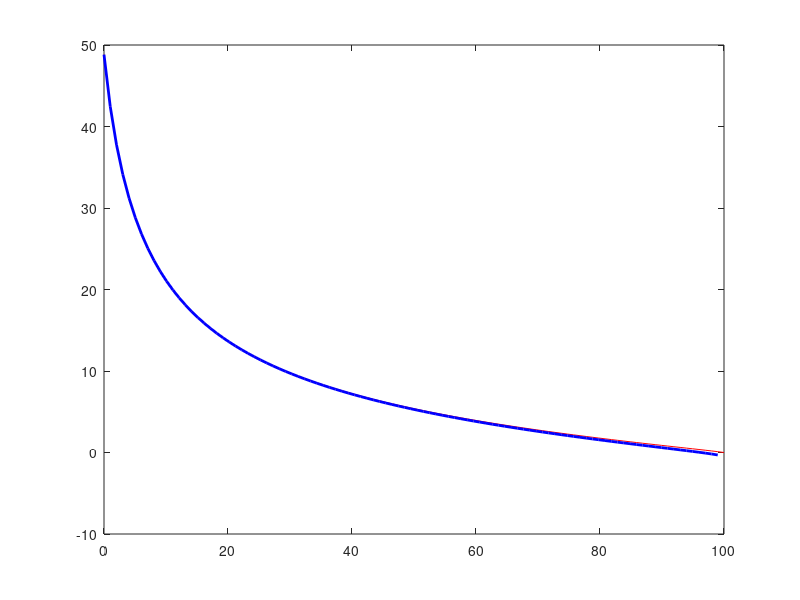

Write MATLAB code to recreate this figure. (Note: this script raises an error after producing the figure.)
function reb_4_5_2_calculations
    % Given
    k1 = 3.37; % lbmol/h/ft^3/atm^-0.55
    K1 = 12.0;
    y_H2O_0 = 0.75;
    y_CO_0 = 0.24;
    y_CO2_0 = 0.01;
    P = 10; % atm
    T = 675; % K
    R = 0.08206; % L atm/mol/K

    % Basis
    V = 1.0; % L

    % Calculate the initial moles of each reagent, eqns 4 - 7
    n_CO_0 = y_CO_0*P*V/R/T;
    n_H2O_0 = y_H2O_0*P*V/R/T;
    n_CO2_0 = y_CO2_0*P*V/R/T;
    n_H2_0 = 0;

    % Create vectors for plot data
    f_CO = linspace(0.0,1.0,100).';
    r_m0 = nan(100,1);
    r_m1 = nan(100,1);

    % calculate the predicted rates at each conversion
    for i = 1:100
        % calculate the moles of CO, eqn 8
        n_CO = n_CO_0*(1-f_CO(i));
        % calculate the apparent extent, eqn 9
        extent = n_CO_0 - n_CO;
        % calculate the moles of H2O, CO2 and H2, eqns 10 - 12
        n_H2O = n_H2O_0 - extent;
        n_CO2 = n_CO2_0 + extent;
        n_H2 = n_H2_0 + extent;
        % calculate the partial pressures, eqns 13 - 16
        P_CO = n_CO*R*T/V;
        P_H2O = n_H2O*R*T/V;
        P_CO2 = n_CO2*R*T/V;
        P_H2 = n_H2*R*T/V;
        % calculate the rates
        r_m0(i) = k1*P_CO^0.9*P_H2O^0.25*P_CO2^-0.6;
        factor = 1 - P_CO2*P_H2/K1/P_CO/P_H2O;
        r_m1(i) = r_m0(i)*factor;
    end

    % plot the results
    figure; % predicted rates vs conversion
    plot(100*f_CO,r_m0,'r',100*f_CO,r_m1,'b','LineWidth',2)
    yline(0,'LineWidth',2)
    set(gca, 'FontSize', 14);
    xlabel('CO Conversion (%)','FontSize', 14)
    ylabel('Predicted Rate (lbmol h^-^1 ft^-^3 atm^-^0^.^5^5)',...
        'FontSize', 14)
    legend({'without equilibrium factor','with equilibrium factor'},'Location','northeast','FontSize',14)
    % save the figure
    saveas(gcf,"reb_4_5_2_Matlab_fig_1.png")
    
    figure; % predicted rates vs conversion
    plot(100*f_CO(85:100),r_m0(85:100),'r',100*f_CO(85:100),...
        r_m1(85:100),'b','LineWidth',2)
    yline(0,'LineWidth',2)
    set(gca, 'FontSize', 14);
    xlabel('CO Conversion (%)','FontSize', 14)
    ylabel('Predicted Rate (lbmol h^-^1 ft^-^3 atm^-^0^.^5^5)',...
        'FontSize', 14)
    legend({'without equilibrium factor','with equilibrium factor'},'Location','northeast','FontSize',14)
    % save the figure
    saveas(gcf,"reb_4_5_2_Matlab_fig_2.png")

    % save the plot data to a .csv file
    data_file = 'reb_4_5_2_Matlab_results.csv';
    data_table = table(100*f_CO,r_m0,r_m1);
    data_table.Properties.VariableNames = ["Conversion", "r2", "r3"];
    writetable(data_table, data_file)
end